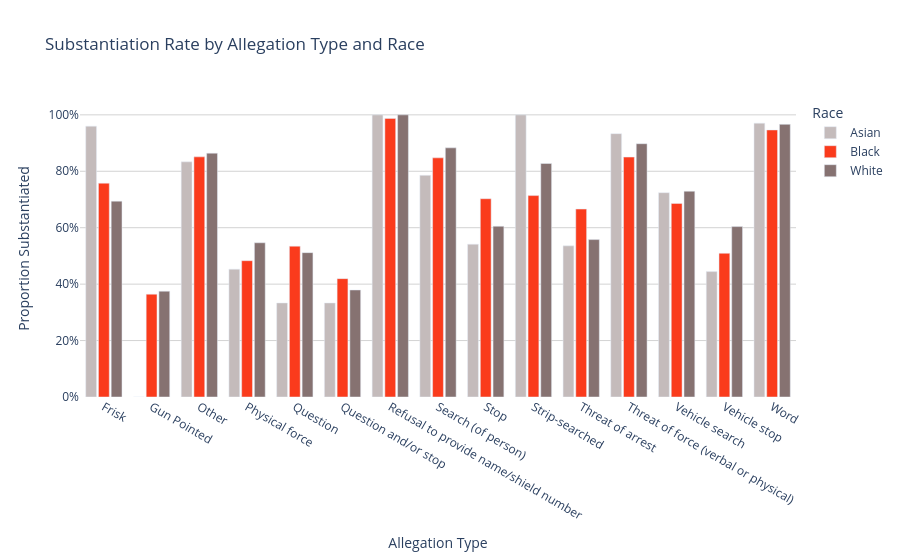

Here is the notebook cell this chart was saved with:
### Code cell
import pandas as pd
import plotly.express as px

# Filter to only Black, White, Asian complainants
target_races = ['Black', 'White', 'Asian']
filtered_df = df[df['complainant_ethnicity'].isin(target_races)].copy()

# Get top 5 most common allegations
top_allegations = filtered_df['allegation'].value_counts().nlargest(15).index
filtered_df = filtered_df[filtered_df['allegation'].isin(top_allegations)]

# Flag whether the complaint was substantiated
filtered_df['is_substantiated'] = filtered_df['board_disposition'].str.contains('Substantiated', case=False, na=False)

# Group and calculate substantiation rate
grouped = (
    filtered_df.groupby(['allegation', 'complainant_ethnicity'])['is_substantiated']
    .mean()
    .reset_index(name='substantiated_rate')
)

# Set race order
race_order = ['Black', 'White', 'Asian']
grouped['complainant_ethnicity'] = pd.Categorical(grouped['complainant_ethnicity'], categories=race_order, ordered=True)

# Create bar chart
fig = px.bar(
    grouped,
    x='allegation',
    y='substantiated_rate',
    color='complainant_ethnicity',
    barmode='group',
    color_discrete_map={
        'Black': '#fa3b1c',
        'White': '#867271',
        'Asian': '#c4bbbb'
    },
    title='Substantiation Rate by Allegation Type and Race',
    labels={
        'allegation': 'Allegation Type',
        'substantiated_rate': 'Proportion Substantiated',
        'complainant_ethnicity': 'Race'
    }
)

# Style updates
fig.update_layout(
    yaxis_tickformat='.0%',
    plot_bgcolor='white',
    yaxis=dict(gridcolor='lightgray'),
    bargroupgap=0.15
)

fig.show()

### Figure 1 — Plotly figure (JSON) as saved in the notebook; plotly's stock layout.template omitted (floating-point values rounded to 4 significant figures)
{"data": [{"alignmentgroup": "True", "hovertemplate": "Race=Asian<br>Allegation Type=%{x}<br>Proportion Substantiated=%{y}<extra></extra>", "legendgroup": "Asian", "marker": {"color": "#c4bbbb", "pattern": {"shape": ""}}, "name": "Asian", "offsetgroup": "Asian", "orientation": "v", "showlegend": true, "textposition": "auto", "type": "bar", "x": ["Frisk", "Gun Pointed", "Other", "Physical force", "Question", "Question and/or stop", "Refusal to provide name/shield number", "Search (of person)", "Stop", "Strip-searched", "Threat of arrest", "Threat of force (verbal or physical)", "Vehicle search", "Vehicle stop", "Word"], "xaxis": "x", "y": [0.96, 0.0, 0.8333, 0.4531, 0.3333, 0.3333, 1.0, 0.7857, 0.5417, 1.0, 0.5357, 0.9333, 0.7241, 0.4444, 0.9706], "yaxis": "y"}, {"alignmentgroup": "True", "hovertemplate": "Race=Black<br>Allegation Type=%{x}<br>Proportion Substantiated=%{y}<extra></extra>", "legendgroup": "Black", "marker": {"color": "#fa3b1c", "pattern": {"shape": ""}}, "name": "Black", "offsetgroup": "Black", "orientation": "v", "showlegend": true, "textposition": "auto", "type": "bar", "x": ["Frisk", "Gun Pointed", "Other", "Physical force", "Question", "Question and/or stop", "Refusal to provide name/shield number", "Search (of person)", "Stop", "Strip-searched", "Threat of arrest", "Threat of force (verbal or physical)", "Vehicle search", "Vehicle stop", "Word"], "xaxis": "x", "y": [0.7578, 0.3644, 0.8511, 0.4831, 0.5347, 0.4195, 0.9875, 0.8476, 0.7027, 0.7139, 0.6661, 0.8503, 0.6861, 0.5093, 0.9464], "yaxis": "y"}, {"alignmentgroup": "True", "hovertemplate": "Race=White<br>Allegation Type=%{x}<br>Proportion Substantiated=%{y}<extra></extra>", "legendgroup": "White", "marker": {"color": "#867271", "pattern": {"shape": ""}}, "name": "White", "offsetgroup": "White", "orientation": "v", "showlegend": true, "textposition": "auto", "type": "bar", "x": ["Frisk", "Gun Pointed", "Other", "Physical force", "Question", "Question and/or stop", "Refusal to provide name/shield number", "Search (of person)", "Stop", "Strip-searched", "Threat of arrest", "Threat of force (verbal or physical)", "Vehicle search", "Vehicle stop", "Word"], "xaxis": "x", "y": [0.6942, 0.375, 0.8642, 0.5466, 0.5116, 0.3793, 1.0, 0.883, 0.6051, 0.8276, 0.5579, 0.8977, 0.7293, 0.604, 0.9663], "yaxis": "y"}], "layout": {"bargroupgap": 0.15, "barmode": "group", "legend": {"title": {"text": "Race"}, "tracegroupgap": 0}, "plot_bgcolor": "white", "title": {"text": "Substantiation Rate by Allegation Type and Race"}, "xaxis": {"anchor": "y", "domain": [0, 1], "title": {"text": "Allegation Type"}}, "yaxis": {"anchor": "x", "domain": [0, 1], "gridcolor": "lightgray", "tickformat": ".0%", "title": {"text": "Proportion Substantiated"}}}}
